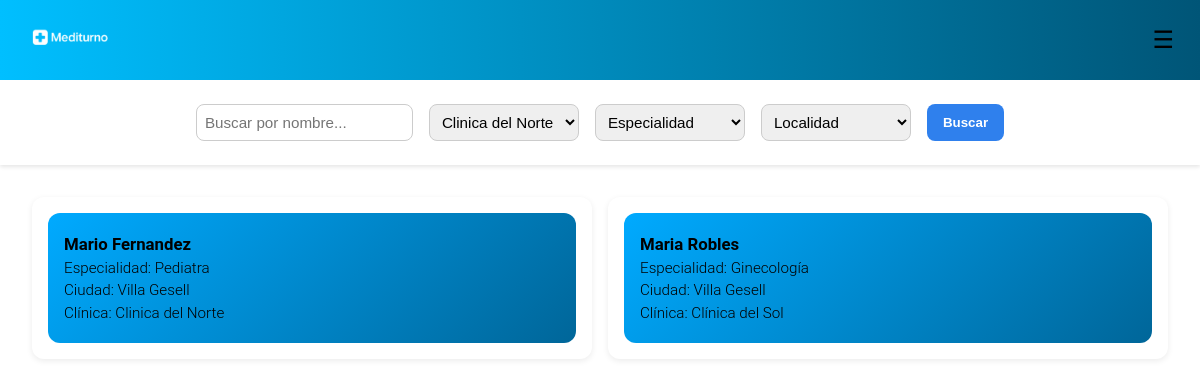
/users/home/appointments, run on an earlier commit of the app's database.
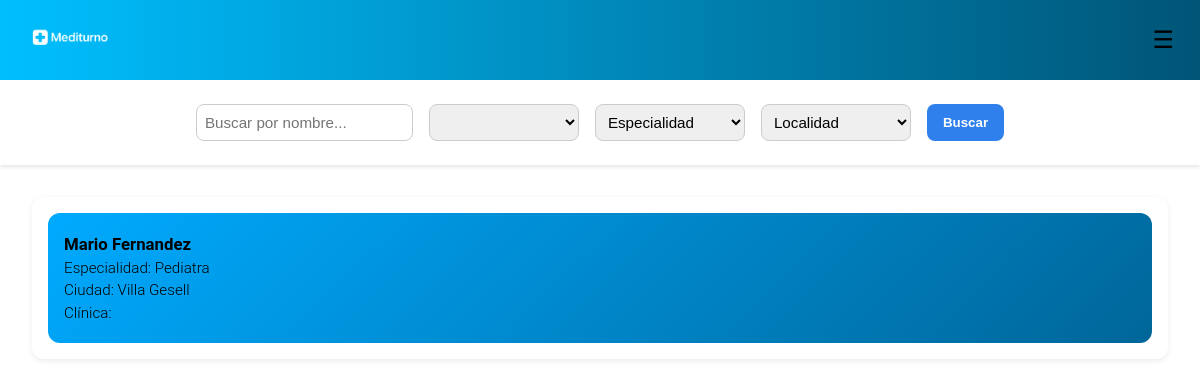
And on a later commit of the database.
### users/models.py (models this page shows, shortened)
class MedicoProfile(models.Model):
    user = models.OneToOneField('CustomUser', on_delete=models.CASCADE, related_name='medico_profile')
    especialidades = models.ManyToManyField('Especialidad', related_name='medicos')
    clinica = models.ForeignKey(
        'CustomUser',
        on_delete=models.SET_NULL,
        null=True,
        blank=True,
        limit_choices_to={'role': 'clinic'},
        related_name='medicos_en_clinica'
    )
    matricula = models.CharField(max_length=30)

class CustomUser(AbstractUser):
    objects = CustomUserManager()
    USER_TYPES = (
        ('user', 'User'),
        ('medic', 'Medic'),
        ('clinic', 'Clinic'),
    )
    OBRA_SOCIAL_CHOICES = (
        ('osde', 'OSDE'),
        ('swiss_medical', 'Swiss Medical'),
        ('galeno', 'Galeno'),
        ('medife', 'Medifé'),
        ('other', 'Other')
    )
    CIUDAD_CHOICES = (
        ('villa_gesell', 'Villa Gesell'),
        ('pinamar', 'Pinamar'),
        ('madariaga', 'Madariaga'),
    )
    role = models.CharField(max_length=10, choices=USER_TYPES, default='user', blank=True, null=True)
    obra_social = models.CharField(
        max_length=20,
        choices=OBRA_SOCIAL_CHOICES,
        default='other',
        blank=True,
        null=True
    )
    numero_afiliado = models.CharField(
        max_length=20,
        unique=True,
        null=True,
        blank=True,
        validators=[
            RegexValidator(
                regex=r'^\d{8,12}$',
                message="Número de afiliado debe contener entre 8 y 12 dígitos numéricos",
                code='invalid_numero_afiliado'
            )
        ]
    )
    dni = models.CharField(
        max_length=8,
        null=True,
        blank=True,
        validators=[
            RegexValidator(
                regex=r'^\d{8}$',
                message="El DNI debe contener exactamente 8 dígitos numéricos",
                code='invalid_dni'
            )
        ]
    )
    email = models.EmailField(unique=True)
    nombre = models.CharField(max_length=50,blank=True,null=True)
    apellido = models.CharField(max_length=50, blank=True, null=True)
    fecha_nacimiento = models.DateField(validators=[validate_birth_date], blank=True, null=True)
    telefono = models.CharField(
        max_length=15,
        blank=True,
        null=True,
        validators=[
            RegexValidator(
                regex=r'^\+?\d{7,15}$',
                message="El teléfono debe contener entre 7 y 15 dígitos, opcionalmente con un prefijo internacional.",
                code='invalid_telefono'
            )
        ]
    )
    ciudad = models.CharField(
        max_length=50,
        choices=CIUDAD_CHOICES,
        default='villa_gesell',
        blank=True,
        null=True
    )
    direccion = models.CharField(
        max_length=2048,
        blank=True,
        null=True
    )

class Especialidad(models.Model):
    nombre = models.CharField(max_length=100)
    def __str__(self):
        return self.nombre

class ClinicaProfile(models.Model):
    user = models.OneToOneField('CustomUser', on_delete=models.CASCADE, related_name='clinica_profile')
    nombre_comercial = models.CharField(max_length=100)
    razon_social = models.CharField(max_length=150, blank=True, null=True)

### appointments/views.py (the view)
# urls.py: path('home/appointments', buscar_medicos, name='buscar_medico'),
def buscar_medicos(request):
    query = request.GET.get('q', '')
    clinica_name = request.GET.get('clinica', '')
    especialidad = request.GET.get('especialidad', '')
    localidad = request.GET.get('localidad', '')
    medicos = MedicoProfile.objects.select_related('user', 'clinica').prefetch_related('especialidades')
    if query:
        medicos = medicos.filter(
            Q(user__nombre__icontains=query) |
            Q(user__apellido__icontains=query)
        )
    if clinica_name:
        medicos = medicos.filter(
            clinica__clinica_profile__nombre_comercial__icontains=clinica_name
        )
    if especialidad:
        medicos = medicos.filter(especialidades__nombre__icontains=especialidad)
    if localidad:
        medicos = medicos.filter(user__ciudad=localidad)
    clinicas = CustomUser.objects.filter(role='clinic')
    especialidades = Especialidad.objects.all()
    context = {
        'medicos': medicos,
        'clinicas': clinicas,
        'especialidades': especialidades,
    }
    return render(request, 'appointments/buscar_medicos.html', context)

### appointments/templates/appointments/buscar_medicos.html (shortened to what this page needs)
{% load static %}
<!DOCTYPE html>
<html lang="es">
<head>
    <link rel="stylesheet" href="{% static 'appointments/css/buscador.css' %}">
    <link rel="stylesheet" href="{% static 'css/global.css' %}">
</head>
<body>
    {% include "includes/header.html" %}
    <form method="get">
        <input type="text" name="q" placeholder="Buscar por nombre..." value="{{ request.GET.q|default:'' }}">
        <select name="clinica">
            {% for clinica in clinicas %}
                <option value="{{ clinica.clinica_profile.nombre_comercial }}" {% if request.GET.clinica == clinica.user.nombre_comercial %}selected{% endif %}>
                    {{ clinica.clinica_profile.nombre_comercial }}
                </option>
            {% empty %}
                <option disabled>No hay clínicas disponibles</option>
            {% endfor %}
        </select>
        <select name="especialidad">
            <option value="" {% if not request.GET.especialidad %}selected{% endif %}>Especialidad</option>
        </select>
        <select name="localidad">
            <option value="" {% if not request.GET.localidad %}selected{% endif %}>Localidad</option>
        </select>
        <button type="submit">Buscar</button>
    </form>
    <div class="medicos-lista">
        {% for medico in medicos %}
                <div class="medico-card" onclick="mostrarHorarios({{ medico.id }})">
                    <div class="info">
                    <p><strong>{{ medico.user.nombre }} {{ medico.user.apellido }}</strong></p>
                   <p>Especialidad:
                    {% for especialidad in medico.especialidades.all %}
                        {{ especialidad }}{% if not forloop.last %}, {% endif %}
                    {% empty %}
                        No tiene especialidades asignadas.
                    {% endfor %}
                    </p>
                    <p> Ciudad: {{ medico.user.get_ciudad_display }}</p>
                    {% if medico.clinica %}
                        <p>Clínica: {{ medico.clinica.clinica_profile.nombre_comercial }}</p>
                    {% endif %}
                    </div>
                </div>
        {% empty %}
            <p>No se encontraron médicos con los criterios de búsqueda.</p>
        {% endfor %}
    </div>
</body>
</html>

What changed in the data, as far as the page shows it:
removed MedicoProfile: user.nombre "Maria", user.apellido "Robles", user.ciudad "Villa Gesell", clinica.clinica_profile.nombre_comercial "Clínica del Sol"
removed Especialidad: nombre "Ginecología", shown under "Maria"
changed MedicoProfile "Mario": clinica.clinica_profile.nombre_comercial "Clinica del Norte" → (not shown)
Also different on the page:
form field clinica: "Clinica del Norte" → (not shown)
